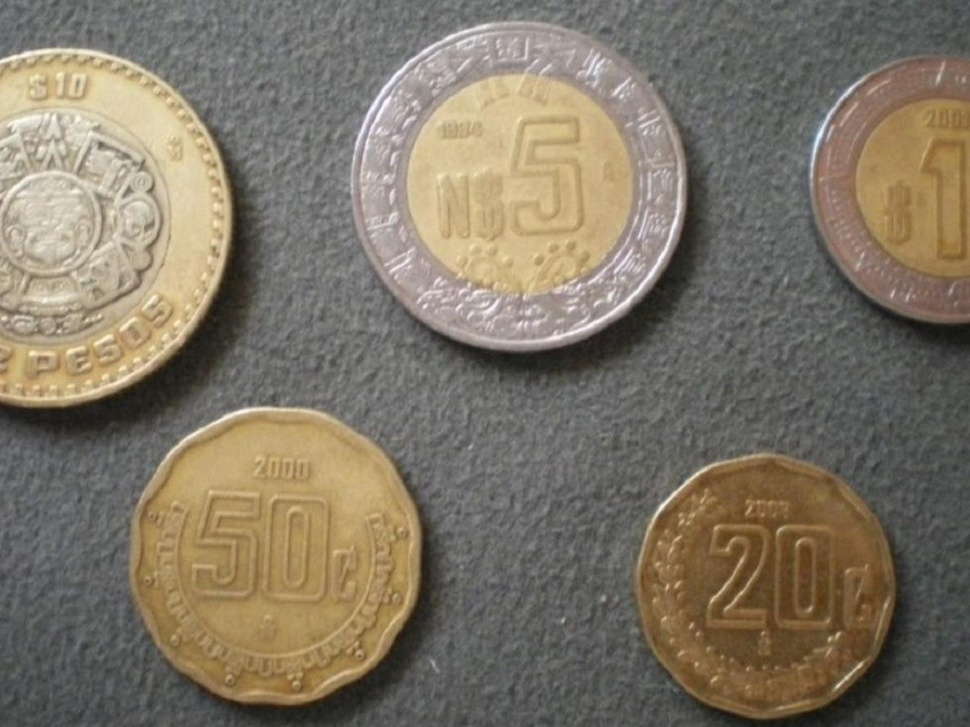
#> input picture img/monedas.jpg, 970 x 727 px, shrunk from 1200 x 900 before the run
$ python e06_otsu.py
#> lines starting #> are read from the running program, lines starting #| are printed output that depends on the picture; after the words box and inside, x2 and y2 are one past the last pixel; in counts of white or black regions, pixels touching at a corner belong together
#!/usr/bin/env python3
import cv2 as cv
import numpy as np

def otsu_threshold(image):
    # 1. Calcular el histograma y las probabilidades
    # Suponemos una imagen de 8 bits (256 niveles de gris)
    hist = cv.calcHist([image], [0], None, [256], [0, 256]).ravel()
    prob = hist / np.sum(hist)

    # Inicializar variables
    max_variance = -1
    threshold = 0

    # 2. Iterar sobre todos los posibles umbrales (0 a 255)
    for t in range(256):
        # Clase 1: Fondo (Background) - de 0 a t
        # Clase 2: Objeto (Foreground) - de t+1 a 255

        w0 = np.sum(prob[:t])      # Peso de la clase 1
        w1 = np.sum(prob[t:])      # Peso de la clase 2

        if w0 == 0 or w1 == 0:
            continue

        # Medias de las clases
        mu0 = np.sum(np.arange(t) * prob[:t]) / w0
        mu1 = np.sum(np.arange(t, 256) * prob[t:]) / w1

        # 3. Calcular la varianza entre clases (Between-class variance)
        # Fórmula: σb² = w0 * w1 * (mu0 - mu1)²
        variance = w0 * w1 * ((mu0 - mu1) ** 2)

        # 4. Maximizar la varianza
        if variance > max_variance:
            max_variance = variance
            threshold = t

    return threshold


# Cargar imagen en escala de grises
img = cv.imread('img/monedas.jpg', cv.IMREAD_GRAYSCALE)
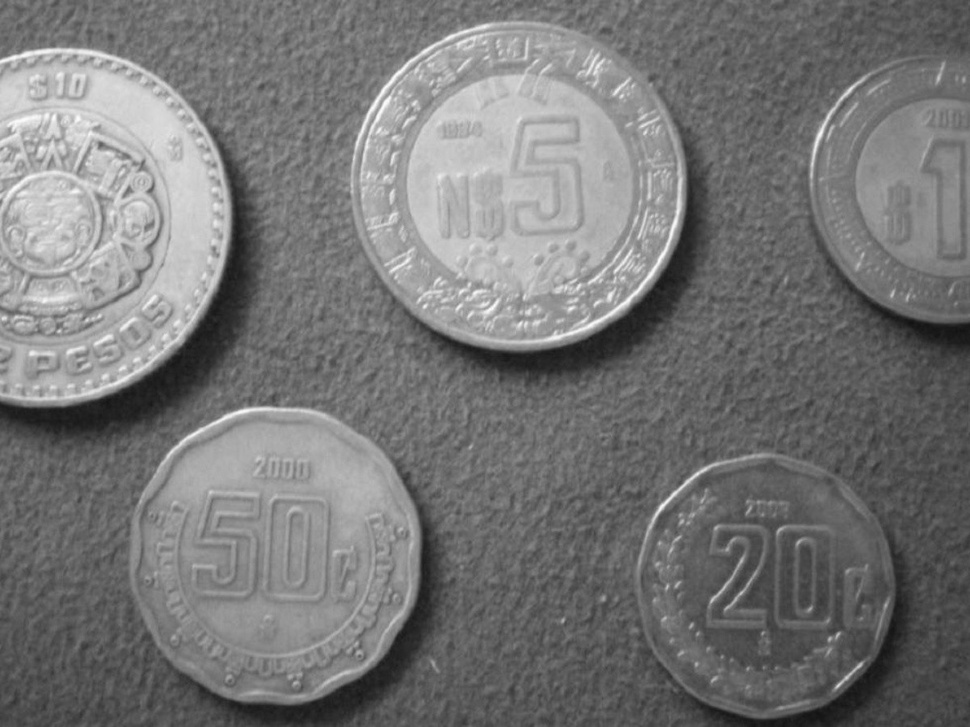
#> img: shape (727, 970); min 18, max 254, mean 118.8

# Calcular umbral manualmente con nuestra función
umbral_otsu = otsu_threshold(img)
#> in otsu_threshold, `hist = cv.calcHist([image], [0], None, [256], [0, 256]).ravel()`: hist = 256 values, max 9740 at index 99, min 0 at index 0, mean 2754.6
#> in otsu_threshold, `prob = hist / np.sum(hist)`: prob = 256 values, max 0.0138 at index 99, min 0 at index 0, mean 0.00391
#> the loop in otsu_threshold, `for t in range(256):` made 256 passes
#> (w0, w1, mu0, mu1, variance, max_variance) on passes 20 to 31: (8.51e-06, 1, 18, 118.8, 0.0864, 0.0864), (2.13e-05, 1, 18.6, 118.8, 0.213, 0.213), (5.11e-05, 1, 19.42, 118.8, 0.504, 0.504), (0.000111, 1, 20.27, 118.8, 1.07, 1.07), (0.00025, 1, 21.23, 118.8, 2.38, 2.38), (0.000488, 1, 22.1, 118.8, 4.56, 4.56), (0.000818, 0.999, 22.86, 118.9, 7.53, 7.53), (0.00127, 0.999, 23.63, 118.9, 11.53, 11.53), (0.00183, 0.998, 24.35, 119, 16.38, 16.38), (0.00257, 0.997, 25.11, 119, 22.59, 22.59), (0.0035, 0.997, 25.88, 119.1, 30.31, 30.31), (0.0047, 0.995, 26.68, 119.2, 40.08, 40.08)
#> (w0, w1) on passes 1 to 6: (0, 1), (0, 1), (0, 1), (0, 1), (0, 1), (0, 1)
#> after the loop in otsu_threshold, `for t in range(256):`: max_variance = 1232.6; threshold = 133
#> umbral_otsu = 133
print(f"El umbral óptimo calculado es: {umbral_otsu}")
#| El umbral óptimo calculado es: 133

# Aplicar el umbral a la imagen
img_bin = np.zeros(img.shape).astype("uint8")

img_bin[img > umbral_otsu] = 255
#_, img_bin = cv.threshold(img, umbral_otsu, 255, cv.THRESH_BINARY)

# Versión ultra rápida de OpenCV
#valor_umbral, img_otsu = cv.threshold(img, 0, 255, cv.THRESH_BINARY + cv.THRESH_OTSU)

cv.imshow("Original", img)
cv.imshow("Binaria", img_bin)
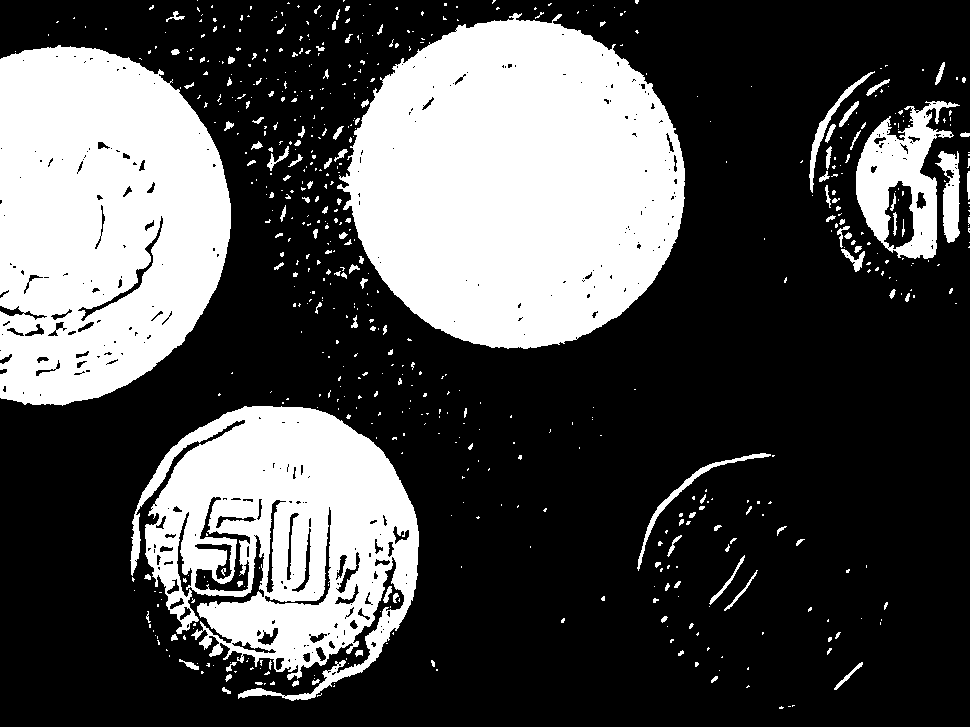
#> window 'Binaria': shape (727, 970); 31.3% white; 621 white regions (497 under 20 px), largest, box (x1, y1, x2, y2) and area: (337, 13, 685, 349) 86273, (0, 45, 231, 406) 66324, (130, 406, 419, 701) 49949

while True:
    # Leemos del teclado
    key = cv.waitKey(1000)
#> (key q is pressed here)
    # Verificamos si la ventana es visible
    win =  cv.getWindowProperty('Original', cv.WND_PROP_VISIBLE)

    # si se preciona la tecla ESC
    if key == 27 or key == ord("q") or win < 1.0:
        break

cv.destroyAllWindows()

$ run again, with img/persona.jpg copied over img/monedas.jpg
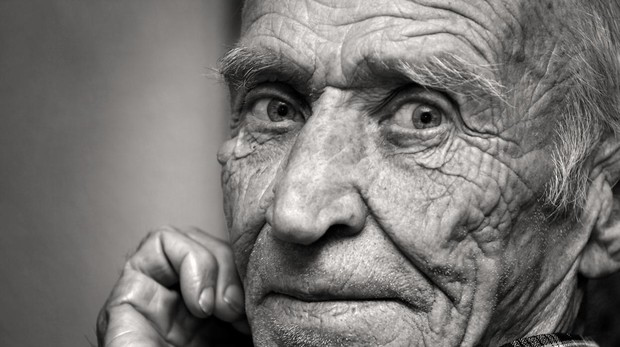
#> input picture img/persona.jpg, 620 x 347 px
#> hist = 256 values, max 2870 at index 83, min 6 at index 254, mean 840.4
#> prob = 256 values, max 0.0133 at index 83, min 2.79e-05 at index 254, mean 0.00391
#> the loop in otsu_threshold, `for t in range(256):` made 256 passes
#> (w0, w1, mu0, mu1, variance, max_variance) on passes 2 to 9: (0.00264, 0.997, 0, 118.8, 37.07, 37.07), (0.00382, 0.996, 0.309, 118.9, 53.46, 53.46), (0.00501, 0.995, 0.712, 119, 69.8, 69.8), (0.00629, 0.994, 1.18, 119.2, 87.03, 87.03), (0.00763, 0.992, 1.67, 119.3, 104.9, 104.9), (0.00875, 0.991, 2.1, 119.5, 119.5, 119.5), (0.00993, 0.99, 2.56, 119.6, 134.7, 134.7), (0.011, 0.989, 2.98, 119.7, 147.7, 147.7)
#> after the loop in otsu_threshold, `for t in range(256):`: max_variance = 1698.6; threshold = 124
#| El umbral óptimo calculado es: 124
#> `cv.imshow("Binaria", img_bin)`:
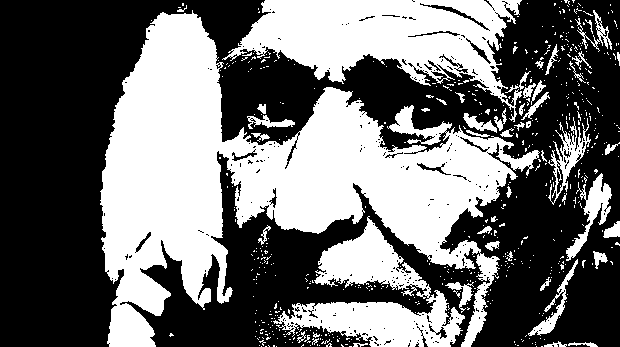
#> window 'Binaria': shape (347, 620); 43.1% white; 585 white regions (534 under 20 px), largest, box (x1, y1, x2, y2) and area: (100, 10, 540, 347) 58185, (222, 0, 522, 122) 16852, (273, 216, 465, 347) 9708

$ run again, with img/tigre_2.jpg copied over img/monedas.jpg
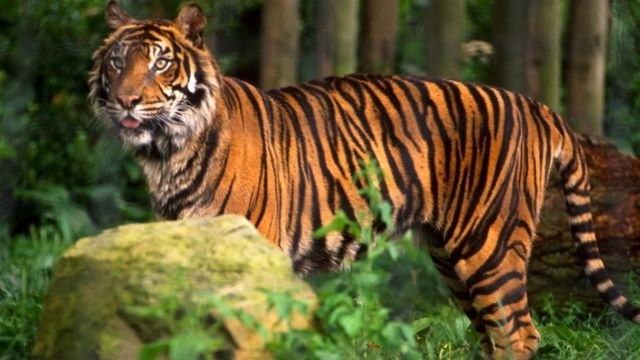
#> input picture img/tigre_2.jpg, 640 x 360 px
#> `img = cv.imread('img/monedas.jpg', cv.IMREAD_GRAYSCALE)`:
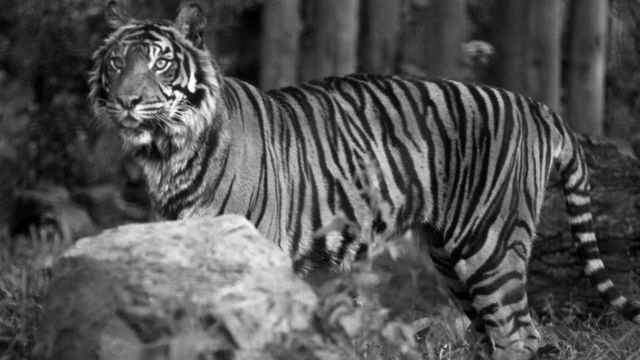
#> img: shape (360, 640); min 0, max 255, mean 82.6
#> hist = 256 values, max 2606 at index 52, min 5 at index 238, mean 900
#> prob = 256 values, max 0.0113 at index 52, min 2.17e-05 at index 238, mean 0.00391
#> the loop in otsu_threshold, `for t in range(256):` made 256 passes
#> (w0, w1, mu0, mu1, variance, max_variance) on passes 2 to 9: (0.000404, 1, 0, 82.59, 2.75, 2.75), (0.000816, 0.999, 0.505, 82.63, 5.5, 5.5), (0.00147, 0.999, 1.17, 82.68, 9.73, 9.73), (0.00237, 0.998, 1.86, 82.75, 15.44, 15.44), (0.00358, 0.996, 2.59, 82.85, 22.96, 22.96), (0.00509, 0.995, 3.31, 82.97, 32.14, 32.14), (0.00701, 0.993, 4.04, 83.11, 43.54, 43.54), (0.00918, 0.991, 4.74, 83.28, 56.13, 56.13)
#> after the loop in otsu_threshold, `for t in range(256):`: max_variance = 1861.1; threshold = 100
#| El umbral óptimo calculado es: 100
#> `cv.imshow("Binaria", img_bin)`:
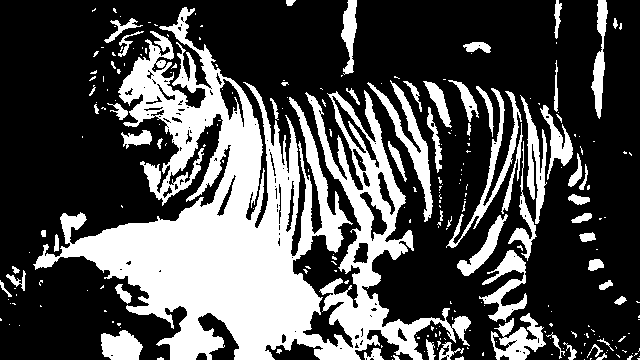
#> window 'Binaria': shape (360, 640); 31.2% white; 251 white regions (189 under 20 px), largest, box (x1, y1, x2, y2) and area: (33, 7, 471, 360) 53002, (367, 80, 433, 222) 1820, (446, 88, 522, 248) 1573
